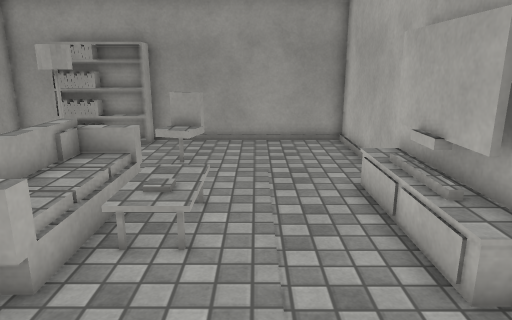
View 1 (above)

13 first-person views from a walk through a 3-D level made in the Unity game engine. The camera is 1.5 m above the floor, tilts 14° down and sees 70° across. The floor is counted in squares, 0.5 m on a side. Each view is taken from the middle of a square. On the plan, view 1 faces up. The plan holds only what a view shows up to about 20 squares ahead; the rest is blank. Door leaves are left out, so doorways stand open. Surface patterns are stand-ins for the level's own textures.

View 2
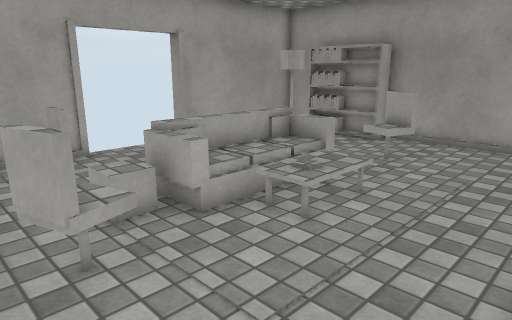

View 3
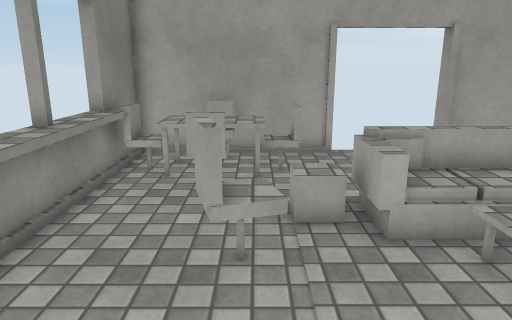

View 4
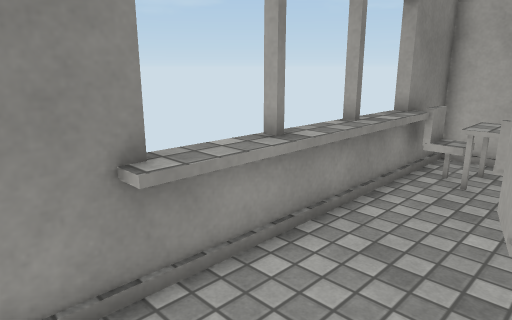

View 5
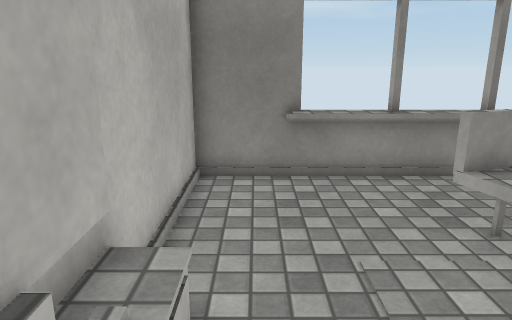

View 6
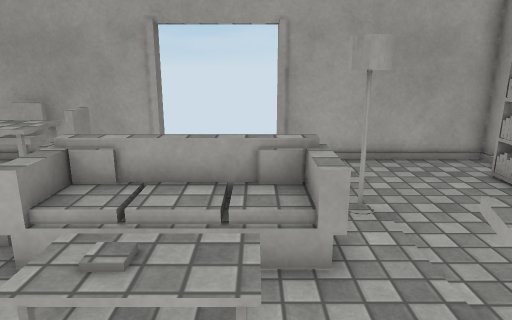

View 7
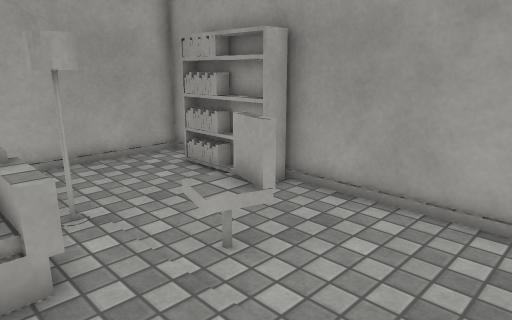

View 8
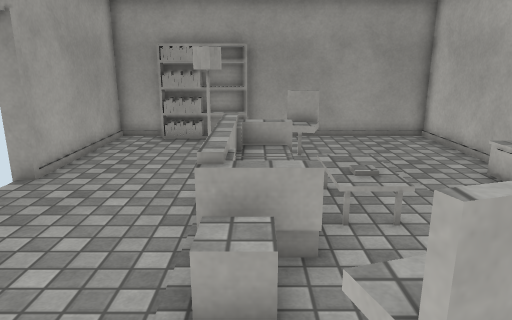

View 9
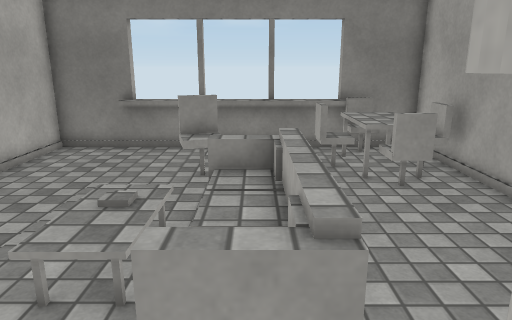

View 10
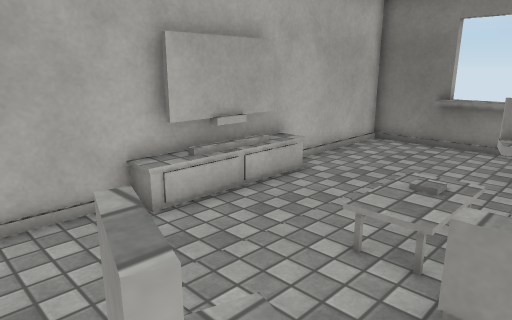

View 11
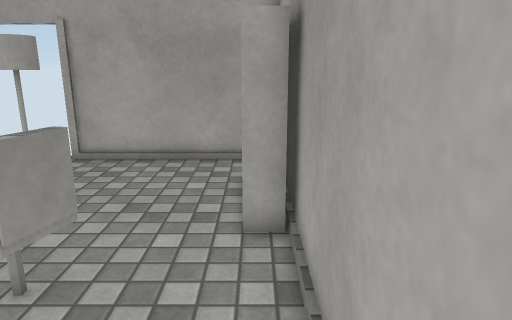

View 12
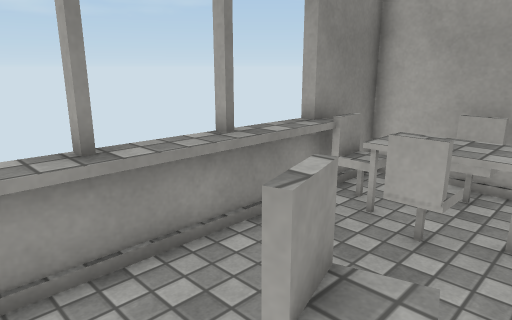

View 13
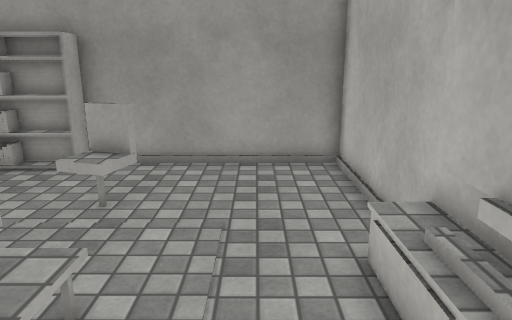

### Floor plan
Key: @ floor where view 1 was taken; # wall or solid block; x gap in a wall; . floor; D open door; = window, fence, low wall or low ledge; ^ raised ledge; O other object.
Columns run from 11 left of view 1 to 4 right of it. Each row starts with its distance up from view 1.
 16  ###############
 15  #.OOOOO.......#
 14  #.............#
 13  #.............#
 12  #......^x.....#
 11  #......=^.....#
 10  #...OO........#
  9 ##....=O#.....O#
  8  D....=O.O....##
  7  D....=O.O....##
  6  D....=O.O....##
  5 #D....=O......##
  4 ##....=........#
  3  #.=...O.......#
  2  #.OO...^^.....#
  1  #O OO..#=.....#
  0  #   O.....@...#
 -1      ..........#
 -2    #^^^^^#^^####
 -3     #^#^^#^^#

Positions as (right, up) in squares from view 1, and headings:
1: (0, 0), facing up
2: (3, 0), facing up-left
3: (3, 2), facing left
4: (3, 2), facing down-left
5: (2, 8), facing down
6: (2, 8), facing left
7: (2, 8), facing up-left
8: (-4, -1), facing up
9: (-4, 12), facing down
10: (-4, 13), facing down-right
11: (2, 15), facing left
12: (0, 3), facing down-left
13: (1, 4), facing up
